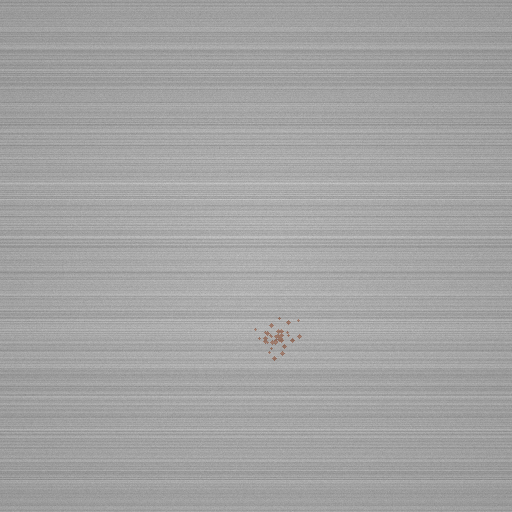
#> input picture first_frame.png, 512 x 512 px
$ python -i segmenter.py   (imports and definitions only)
#> lines starting #> are read from the running program, lines starting #| are printed output that depends on the picture; after the words box and inside, x2 and y2 are one past the last pixel; in counts of white or black regions, pixels touching at a corner belong together
#> further down, picture is the input picture: shape (512, 512, 3); mean B, G, R 162.9, 162.9, 162.9
import cv2
import numpy as np

def segment(image: np.ndarray, *, threshold: int = 25, morph_kernel: int = 3, min_area: int = 20) -> np.ndarray:
    """Segment defects from a pre-processed BGR image.

    Neutralises horizontal brushed metal grain texture by subtracting row-wise mean intensity,
    isolating true localized surface anomalies (scratches, cracks, corrosion, dimensional flaws).

    Parameters
    ----------
    image: np.ndarray
        Pre-processed BGR image.
    threshold: int, default 25
        Anomaly threshold value above the background noise floor.
    morph_kernel: int, default 3
        Structuring element size for morphological closing.
    min_area: int, default 20
        Minimum area threshold to filter out tiny specks.

    Returns
    -------
    np.ndarray
        Binary mask (uint8) where 255 marks defect pixels and 0 marks background.
    """
#> called with threshold = 25, morph_kernel = 3, min_area = 20
    if image.ndim != 3 or image.shape[2] != 3:
        raise ValueError("segment expects a 3-channel BGR image")

    gray = cv2.cvtColor(image, cv2.COLOR_BGR2GRAY).astype(np.float32)

    # 1. Neutralise horizontal brushed grain by subtracting row means
    row_means = np.mean(gray, axis=1, keepdims=True)
#> row_means = 512 values, max 187.7 at index 183, min 144 at index 479, mean 162.9
    grain_removed = np.abs(gray - row_means).astype(np.uint8)
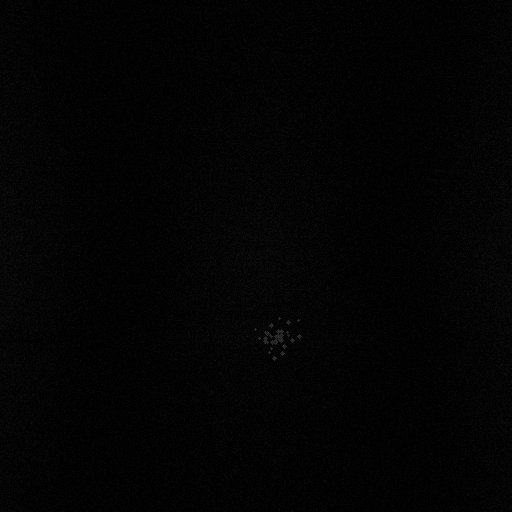
#> grain_removed: shape (512, 512); min 0, max 50, mean 3.2

    # 2. Threshold the grain-removed anomaly map
    _, thresh = cv2.threshold(grain_removed, threshold, 255, cv2.THRESH_BINARY)
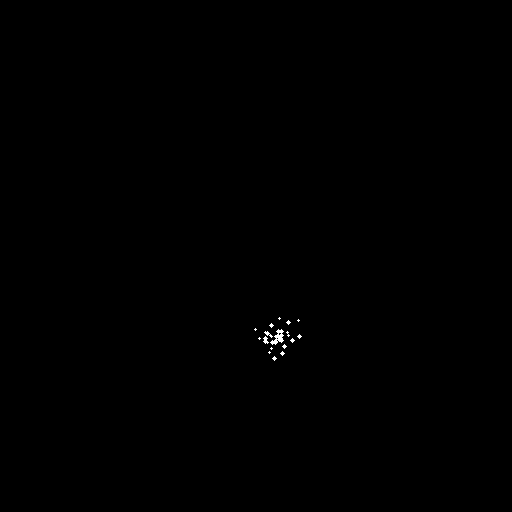
#> thresh: shape (512, 512); 0.11% white in thin lines or dots, all inside (x1, y1, x2, y2) = (254, 317, 302, 361)

    # 3. Morphological closing to connect defect components
    kernel = cv2.getStructuringElement(cv2.MORPH_RECT, (morph_kernel, morph_kernel))
    closed = cv2.morphologyEx(thresh, cv2.MORPH_CLOSE, kernel)
#> closed: shape (512, 512); 0.13% white; 13 white regions (12 under 20 px), largest, box (x1, y1, x2, y2) and area: (258, 329, 284, 345) 198

    # 4. Remove small isolated noise blobs
    num_labels, labels, stats, _ = cv2.connectedComponentsWithStats(closed, connectivity=8)
#> labels: shape (512, 512) int32; 14 distinct labels, from 0 to 13
#> num_labels = 14; stats = 14 rows, first 6: [0, 0, 512, 512, 261814], [278, 317, 3, 3, 5], [297, 319, 3, 3, 5], [286, 320, 5, 5, 13], [269, 323, 5, 5, 13], [254, 328, 3, 3, 5]
    cleaned = np.zeros_like(closed)
    for i in range(1, num_labels):  # skip background label 0
        if stats[i, cv2.CC_STAT_AREA] >= min_area:
            cleaned[labels == i] = 255
#> cleaned: shape (512, 512); 0.08% white; 1 white region, box (x1, y1, x2, y2) and area: (258, 329, 284, 345) 198

    return cleaned

>>> import cv2
>>> picture = cv2.imread('../../first_frame.png')
>>> result = segment(picture)
